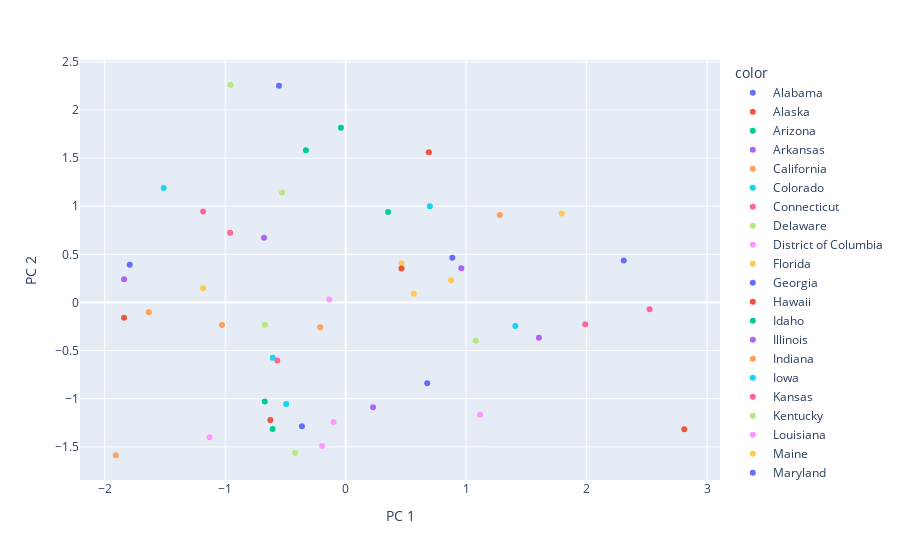

Notebook code for this chart:
### Code cell
# pca scatter plot 

import plotly.express as px

fig = px.scatter(principalComponents, x=0, y=1, color=df['state'], labels={'0': 'PC 1', '1': 'PC 2'})
fig.show()

### Figure 1 — Plotly figure (JSON) as saved in the notebook; plotly's stock layout.template omitted (floating-point values rounded to 4 significant figures)
{"data": [{"hovertemplate": "color=Alabama<br>PC 1=%{x}<br>PC 2=%{y}<extra></extra>", "legendgroup": "Alabama", "marker": {"color": "#636efa", "symbol": "circle"}, "mode": "markers", "name": "Alabama", "orientation": "v", "showlegend": true, "type": "scatter", "x": [0.8846], "xaxis": "x", "y": [0.4642], "yaxis": "y"}, {"hovertemplate": "color=Alaska<br>PC 1=%{x}<br>PC 2=%{y}<extra></extra>", "legendgroup": "Alaska", "marker": {"color": "#EF553B", "symbol": "circle"}, "mode": "markers", "name": "Alaska", "orientation": "v", "showlegend": true, "type": "scatter", "x": [-0.6253], "xaxis": "x", "y": [-1.22], "yaxis": "y"}, {"hovertemplate": "color=Arizona<br>PC 1=%{x}<br>PC 2=%{y}<extra></extra>", "legendgroup": "Arizona", "marker": {"color": "#00cc96", "symbol": "circle"}, "mode": "markers", "name": "Arizona", "orientation": "v", "showlegend": true, "type": "scatter", "x": [-0.6717], "xaxis": "x", "y": [-1.028], "yaxis": "y"}, {"hovertemplate": "color=Arkansas<br>PC 1=%{x}<br>PC 2=%{y}<extra></extra>", "legendgroup": "Arkansas", "marker": {"color": "#ab63fa", "symbol": "circle"}, "mode": "markers", "name": "Arkansas", "orientation": "v", "showlegend": true, "type": "scatter", "x": [-1.84], "xaxis": "x", "y": [0.2399], "yaxis": "y"}, {"hovertemplate": "color=California<br>PC 1=%{x}<br>PC 2=%{y}<extra></extra>", "legendgroup": "California", "marker": {"color": "#FFA15A", "symbol": "circle"}, "mode": "markers", "name": "California", "orientation": "v", "showlegend": true, "type": "scatter", "x": [-0.2117], "xaxis": "x", "y": [-0.2567], "yaxis": "y"}, {"hovertemplate": "color=Colorado<br>PC 1=%{x}<br>PC 2=%{y}<extra></extra>", "legendgroup": "Colorado", "marker": {"color": "#19d3f3", "symbol": "circle"}, "mode": "markers", "name": "Colorado", "orientation": "v", "showlegend": true, "type": "scatter", "x": [-0.4939], "xaxis": "x", "y": [-1.054], "yaxis": "y"}, {"hovertemplate": "color=Connecticut<br>PC 1=%{x}<br>PC 2=%{y}<extra></extra>", "legendgroup": "Connecticut", "marker": {"color": "#FF6692", "symbol": "circle"}, "mode": "markers", "name": "Connecticut", "orientation": "v", "showlegend": true, "type": "scatter", "x": [1.988], "xaxis": "x", "y": [-0.227], "yaxis": "y"}, {"hovertemplate": "color=Delaware<br>PC 1=%{x}<br>PC 2=%{y}<extra></extra>", "legendgroup": "Delaware", "marker": {"color": "#B6E880", "symbol": "circle"}, "mode": "markers", "name": "Delaware", "orientation": "v", "showlegend": true, "type": "scatter", "x": [-0.4198], "xaxis": "x", "y": [-1.561], "yaxis": "y"}, {"hovertemplate": "color=District of Columbia<br>PC 1=%{x}<br>PC 2=%{y}<extra></extra>", "legendgroup": "District of Columbia", "marker": {"color": "#FF97FF", "symbol": "circle"}, "mode": "markers", "name": "District of Columbia", "orientation": "v", "showlegend": true, "type": "scatter", "x": [-1.131], "xaxis": "x", "y": [-1.401], "yaxis": "y"}, {"hovertemplate": "color=Florida<br>PC 1=%{x}<br>PC 2=%{y}<extra></extra>", "legendgroup": "Florida", "marker": {"color": "#FECB52", "symbol": "circle"}, "mode": "markers", "name": "Florida", "orientation": "v", "showlegend": true, "type": "scatter", "x": [-1.184], "xaxis": "x", "y": [0.1488], "yaxis": "y"}, {"hovertemplate": "color=Georgia<br>PC 1=%{x}<br>PC 2=%{y}<extra></extra>", "legendgroup": "Georgia", "marker": {"color": "#636efa", "symbol": "circle"}, "mode": "markers", "name": "Georgia", "orientation": "v", "showlegend": true, "type": "scatter", "x": [-1.793], "xaxis": "x", "y": [0.3909], "yaxis": "y"}, {"hovertemplate": "color=Hawaii<br>PC 1=%{x}<br>PC 2=%{y}<extra></extra>", "legendgroup": "Hawaii", "marker": {"color": "#EF553B", "symbol": "circle"}, "mode": "markers", "name": "Hawaii", "orientation": "v", "showlegend": true, "type": "scatter", "x": [2.81], "xaxis": "x", "y": [-1.318], "yaxis": "y"}, {"hovertemplate": "color=Idaho<br>PC 1=%{x}<br>PC 2=%{y}<extra></extra>", "legendgroup": "Idaho", "marker": {"color": "#00cc96", "symbol": "circle"}, "mode": "markers", "name": "Idaho", "orientation": "v", "showlegend": true, "type": "scatter", "x": [-0.6066], "xaxis": "x", "y": [-1.315], "yaxis": "y"}, {"hovertemplate": "color=Illinois<br>PC 1=%{x}<br>PC 2=%{y}<extra></extra>", "legendgroup": "Illinois", "marker": {"color": "#ab63fa", "symbol": "circle"}, "mode": "markers", "name": "Illinois", "orientation": "v", "showlegend": true, "type": "scatter", "x": [0.2269], "xaxis": "x", "y": [-1.089], "yaxis": "y"}, {"hovertemplate": "color=Indiana<br>PC 1=%{x}<br>PC 2=%{y}<extra></extra>", "legendgroup": "Indiana", "marker": {"color": "#FFA15A", "symbol": "circle"}, "mode": "markers", "name": "Indiana", "orientation": "v", "showlegend": true, "type": "scatter", "x": [-1.026], "xaxis": "x", "y": [-0.2343], "yaxis": "y"}, {"hovertemplate": "color=Iowa<br>PC 1=%{x}<br>PC 2=%{y}<extra></extra>", "legendgroup": "Iowa", "marker": {"color": "#19d3f3", "symbol": "circle"}, "mode": "markers", "name": "Iowa", "orientation": "v", "showlegend": true, "type": "scatter", "x": [-1.51], "xaxis": "x", "y": [1.188], "yaxis": "y"}, {"hovertemplate": "color=Kansas<br>PC 1=%{x}<br>PC 2=%{y}<extra></extra>", "legendgroup": "Kansas", "marker": {"color": "#FF6692", "symbol": "circle"}, "mode": "markers", "name": "Kansas", "orientation": "v", "showlegend": true, "type": "scatter", "x": [-0.9589], "xaxis": "x", "y": [0.7253], "yaxis": "y"}, {"hovertemplate": "color=Kentucky<br>PC 1=%{x}<br>PC 2=%{y}<extra></extra>", "legendgroup": "Kentucky", "marker": {"color": "#B6E880", "symbol": "circle"}, "mode": "markers", "name": "Kentucky", "orientation": "v", "showlegend": true, "type": "scatter", "x": [-0.9563], "xaxis": "x", "y": [2.262], "yaxis": "y"}, {"hovertemplate": "color=Louisiana<br>PC 1=%{x}<br>PC 2=%{y}<extra></extra>", "legendgroup": "Louisiana", "marker": {"color": "#FF97FF", "symbol": "circle"}, "mode": "markers", "name": "Louisiana", "orientation": "v", "showlegend": true, "type": "scatter", "x": [-0.101], "xaxis": "x", "y": [-1.243], "yaxis": "y"}, {"hovertemplate": "color=Maine<br>PC 1=%{x}<br>PC 2=%{y}<extra></extra>", "legendgroup": "Maine", "marker": {"color": "#FECB52", "symbol": "circle"}, "mode": "markers", "name": "Maine", "orientation": "v", "showlegend": true, "type": "scatter", "x": [0.5658], "xaxis": "x", "y": [0.09175], "yaxis": "y"}, {"hovertemplate": "color=Maryland<br>PC 1=%{x}<br>PC 2=%{y}<extra></extra>", "legendgroup": "Maryland", "marker": {"color": "#636efa", "symbol": "circle"}, "mode": "markers", "name": "Maryland", "orientation": "v", "showlegend": true, "type": "scatter", "x": [-0.3632], "xaxis": "x", "y": [-1.286], "yaxis": "y"}, {"hovertemplate": "color=Massachusetts<br>PC 1=%{x}<br>PC 2=%{y}<extra></extra>", "legendgroup": "Massachusetts", "marker": {"color": "#EF553B", "symbol": "circle"}, "mode": "markers", "name": "Massachusetts", "orientation": "v", "showlegend": true, "type": "scatter", "x": [0.6901], "xaxis": "x", "y": [1.561], "yaxis": "y"}, {"hovertemplate": "color=Michigan<br>PC 1=%{x}<br>PC 2=%{y}<extra></extra>", "legendgroup": "Michigan", "marker": {"color": "#00cc96", "symbol": "circle"}, "mode": "markers", "name": "Michigan", "orientation": "v", "showlegend": true, "type": "scatter", "x": [-0.03971], "xaxis": "x", "y": [1.816], "yaxis": "y"}, {"hovertemplate": "color=Minnesota<br>PC 1=%{x}<br>PC 2=%{y}<extra></extra>", "legendgroup": "Minnesota", "marker": {"color": "#ab63fa", "symbol": "circle"}, "mode": "markers", "name": "Minnesota", "orientation": "v", "showlegend": true, "type": "scatter", "x": [-0.6781], "xaxis": "x", "y": [0.6733], "yaxis": "y"}, {"hovertemplate": "color=Mississippi<br>PC 1=%{x}<br>PC 2=%{y}<extra></extra>", "legendgroup": "Mississippi", "marker": {"color": "#FFA15A", "symbol": "circle"}, "mode": "markers", "name": "Mississippi", "orientation": "v", "showlegend": true, "type": "scatter", "x": [-1.634], "xaxis": "x", "y": [-0.1007], "yaxis": "y"}, {"hovertemplate": "color=Missouri<br>PC 1=%{x}<br>PC 2=%{y}<extra></extra>", "legendgroup": "Missouri", "marker": {"color": "#19d3f3", "symbol": "circle"}, "mode": "markers", "name": "Missouri", "orientation": "v", "showlegend": true, "type": "scatter", "x": [1.408], "xaxis": "x", "y": [-0.2449], "yaxis": "y"}, {"hovertemplate": "color=Montana<br>PC 1=%{x}<br>PC 2=%{y}<extra></extra>", "legendgroup": "Montana", "marker": {"color": "#FF6692", "symbol": "circle"}, "mode": "markers", "name": "Montana", "orientation": "v", "showlegend": true, "type": "scatter", "x": [2.522], "xaxis": "x", "y": [-0.07092], "yaxis": "y"}, {"hovertemplate": "color=Nebraska<br>PC 1=%{x}<br>PC 2=%{y}<extra></extra>", "legendgroup": "Nebraska", "marker": {"color": "#B6E880", "symbol": "circle"}, "mode": "markers", "name": "Nebraska", "orientation": "v", "showlegend": true, "type": "scatter", "x": [-0.5274], "xaxis": "x", "y": [1.142], "yaxis": "y"}, {"hovertemplate": "color=Nevada<br>PC 1=%{x}<br>PC 2=%{y}<extra></extra>", "legendgroup": "Nevada", "marker": {"color": "#FF97FF", "symbol": "circle"}, "mode": "markers", "name": "Nevada", "orientation": "v", "showlegend": true, "type": "scatter", "x": [-0.195], "xaxis": "x", "y": [-1.49], "yaxis": "y"}, {"hovertemplate": "color=New Hampshire<br>PC 1=%{x}<br>PC 2=%{y}<extra></extra>", "legendgroup": "New Hampshire", "marker": {"color": "#FECB52", "symbol": "circle"}, "mode": "markers", "name": "New Hampshire", "orientation": "v", "showlegend": true, "type": "scatter", "x": [0.4633], "xaxis": "x", "y": [0.4066], "yaxis": "y"}, {"hovertemplate": "color=New Jersey<br>PC 1=%{x}<br>PC 2=%{y}<extra></extra>", "legendgroup": "New Jersey", "marker": {"color": "#636efa", "symbol": "circle"}, "mode": "markers", "name": "New Jersey", "orientation": "v", "showlegend": true, "type": "scatter", "x": [-0.5538], "xaxis": "x", "y": [2.252], "yaxis": "y"}, {"hovertemplate": "color=New Mexico<br>PC 1=%{x}<br>PC 2=%{y}<extra></extra>", "legendgroup": "New Mexico", "marker": {"color": "#EF553B", "symbol": "circle"}, "mode": "markers", "name": "New Mexico", "orientation": "v", "showlegend": true, "type": "scatter", "x": [-1.84], "xaxis": "x", "y": [-0.1577], "yaxis": "y"}, {"hovertemplate": "color=New York<br>PC 1=%{x}<br>PC 2=%{y}<extra></extra>", "legendgroup": "New York", "marker": {"color": "#00cc96", "symbol": "circle"}, "mode": "markers", "name": "New York", "orientation": "v", "showlegend": true, "type": "scatter", "x": [0.3519], "xaxis": "x", "y": [0.9407], "yaxis": "y"}, {"hovertemplate": "color=North Carolina<br>PC 1=%{x}<br>PC 2=%{y}<extra></extra>", "legendgroup": "North Carolina", "marker": {"color": "#ab63fa", "symbol": "circle"}, "mode": "markers", "name": "North Carolina", "orientation": "v", "showlegend": true, "type": "scatter", "x": [0.9594], "xaxis": "x", "y": [0.3552], "yaxis": "y"}, {"hovertemplate": "color=North Dakota<br>PC 1=%{x}<br>PC 2=%{y}<extra></extra>", "legendgroup": "North Dakota", "marker": {"color": "#FFA15A", "symbol": "circle"}, "mode": "markers", "name": "North Dakota", "orientation": "v", "showlegend": true, "type": "scatter", "x": [1.279], "xaxis": "x", "y": [0.9083], "yaxis": "y"}, {"hovertemplate": "color=Ohio<br>PC 1=%{x}<br>PC 2=%{y}<extra></extra>", "legendgroup": "Ohio", "marker": {"color": "#19d3f3", "symbol": "circle"}, "mode": "markers", "name": "Ohio", "orientation": "v", "showlegend": true, "type": "scatter", "x": [0.6985], "xaxis": "x", "y": [0.9988], "yaxis": "y"}, {"hovertemplate": "color=Oklahoma<br>PC 1=%{x}<br>PC 2=%{y}<extra></extra>", "legendgroup": "Oklahoma", "marker": {"color": "#FF6692", "symbol": "circle"}, "mode": "markers", "name": "Oklahoma", "orientation": "v", "showlegend": true, "type": "scatter", "x": [-0.568], "xaxis": "x", "y": [-0.6017], "yaxis": "y"}, {"hovertemplate": "color=Oregon<br>PC 1=%{x}<br>PC 2=%{y}<extra></extra>", "legendgroup": "Oregon", "marker": {"color": "#B6E880", "symbol": "circle"}, "mode": "markers", "name": "Oregon", "orientation": "v", "showlegend": true, "type": "scatter", "x": [-0.6704], "xaxis": "x", "y": [-0.2326], "yaxis": "y"}, {"hovertemplate": "color=Pennsylvania<br>PC 1=%{x}<br>PC 2=%{y}<extra></extra>", "legendgroup": "Pennsylvania", "marker": {"color": "#FF97FF", "symbol": "circle"}, "mode": "markers", "name": "Pennsylvania", "orientation": "v", "showlegend": true, "type": "scatter", "x": [1.116], "xaxis": "x", "y": [-1.167], "yaxis": "y"}, {"hovertemplate": "color=Rhode Island<br>PC 1=%{x}<br>PC 2=%{y}<extra></extra>", "legendgroup": "Rhode Island", "marker": {"color": "#FECB52", "symbol": "circle"}, "mode": "markers", "name": "Rhode Island", "orientation": "v", "showlegend": true, "type": "scatter", "x": [1.794], "xaxis": "x", "y": [0.9245], "yaxis": "y"}, {"hovertemplate": "color=South Carolina<br>PC 1=%{x}<br>PC 2=%{y}<extra></extra>", "legendgroup": "South Carolina", "marker": {"color": "#636efa", "symbol": "circle"}, "mode": "markers", "name": "South Carolina", "orientation": "v", "showlegend": true, "type": "scatter", "x": [2.308], "xaxis": "x", "y": [0.4346], "yaxis": "y"}, {"hovertemplate": "color=South Dakota<br>PC 1=%{x}<br>PC 2=%{y}<extra></extra>", "legendgroup": "South Dakota", "marker": {"color": "#EF553B", "symbol": "circle"}, "mode": "markers", "name": "South Dakota", "orientation": "v", "showlegend": true, "type": "scatter", "x": [0.4633], "xaxis": "x", "y": [0.3524], "yaxis": "y"}, {"hovertemplate": "color=Tennessee<br>PC 1=%{x}<br>PC 2=%{y}<extra></extra>", "legendgroup": "Tennessee", "marker": {"color": "#00cc96", "symbol": "circle"}, "mode": "markers", "name": "Tennessee", "orientation": "v", "showlegend": true, "type": "scatter", "x": [-0.3302], "xaxis": "x", "y": [1.581], "yaxis": "y"}, {"hovertemplate": "color=Texas<br>PC 1=%{x}<br>PC 2=%{y}<extra></extra>", "legendgroup": "Texas", "marker": {"color": "#ab63fa", "symbol": "circle"}, "mode": "markers", "name": "Texas", "orientation": "v", "showlegend": true, "type": "scatter", "x": [1.604], "xaxis": "x", "y": [-0.3662], "yaxis": "y"}, {"hovertemplate": "color=Utah<br>PC 1=%{x}<br>PC 2=%{y}<extra></extra>", "legendgroup": "Utah", "marker": {"color": "#FFA15A", "symbol": "circle"}, "mode": "markers", "name": "Utah", "orientation": "v", "showlegend": true, "type": "scatter", "x": [-1.908], "xaxis": "x", "y": [-1.587], "yaxis": "y"}, {"hovertemplate": "color=Vermont<br>PC 1=%{x}<br>PC 2=%{y}<extra></extra>", "legendgroup": "Vermont", "marker": {"color": "#19d3f3", "symbol": "circle"}, "mode": "markers", "name": "Vermont", "orientation": "v", "showlegend": true, "type": "scatter", "x": [-0.6054], "xaxis": "x", "y": [-0.5743], "yaxis": "y"}, {"hovertemplate": "color=Virginia<br>PC 1=%{x}<br>PC 2=%{y}<extra></extra>", "legendgroup": "Virginia", "marker": {"color": "#FF6692", "symbol": "circle"}, "mode": "markers", "name": "Virginia", "orientation": "v", "showlegend": true, "type": "scatter", "x": [-1.183], "xaxis": "x", "y": [0.944], "yaxis": "y"}, {"hovertemplate": "color=Washington<br>PC 1=%{x}<br>PC 2=%{y}<extra></extra>", "legendgroup": "Washington", "marker": {"color": "#B6E880", "symbol": "circle"}, "mode": "markers", "name": "Washington", "orientation": "v", "showlegend": true, "type": "scatter", "x": [1.08], "xaxis": "x", "y": [-0.3981], "yaxis": "y"}, {"hovertemplate": "color=West Virginia<br>PC 1=%{x}<br>PC 2=%{y}<extra></extra>", "legendgroup": "West Virginia", "marker": {"color": "#FF97FF", "symbol": "circle"}, "mode": "markers", "name": "West Virginia", "orientation": "v", "showlegend": true, "type": "scatter", "x": [-0.1364], "xaxis": "x", "y": [0.0319], "yaxis": "y"}, {"hovertemplate": "color=Wisconsin<br>PC 1=%{x}<br>PC 2=%{y}<extra></extra>", "legendgroup": "Wisconsin", "marker": {"color": "#FECB52", "symbol": "circle"}, "mode": "markers", "name": "Wisconsin", "orientation": "v", "showlegend": true, "type": "scatter", "x": [0.875], "xaxis": "x", "y": [0.2316], "yaxis": "y"}, {"hovertemplate": "color=Wyoming<br>PC 1=%{x}<br>PC 2=%{y}<extra></extra>", "legendgroup": "Wyoming", "marker": {"color": "#636efa", "symbol": "circle"}, "mode": "markers", "name": "Wyoming", "orientation": "v", "showlegend": true, "type": "scatter", "x": [0.6765], "xaxis": "x", "y": [-0.8399], "yaxis": "y"}], "layout": {"legend": {"title": {"text": "color"}, "tracegroupgap": 0}, "margin": {"t": 60}, "xaxis": {"anchor": "y", "domain": [0, 1], "title": {"text": "PC 1"}}, "yaxis": {"anchor": "x", "domain": [0, 1], "title": {"text": "PC 2"}}}}
